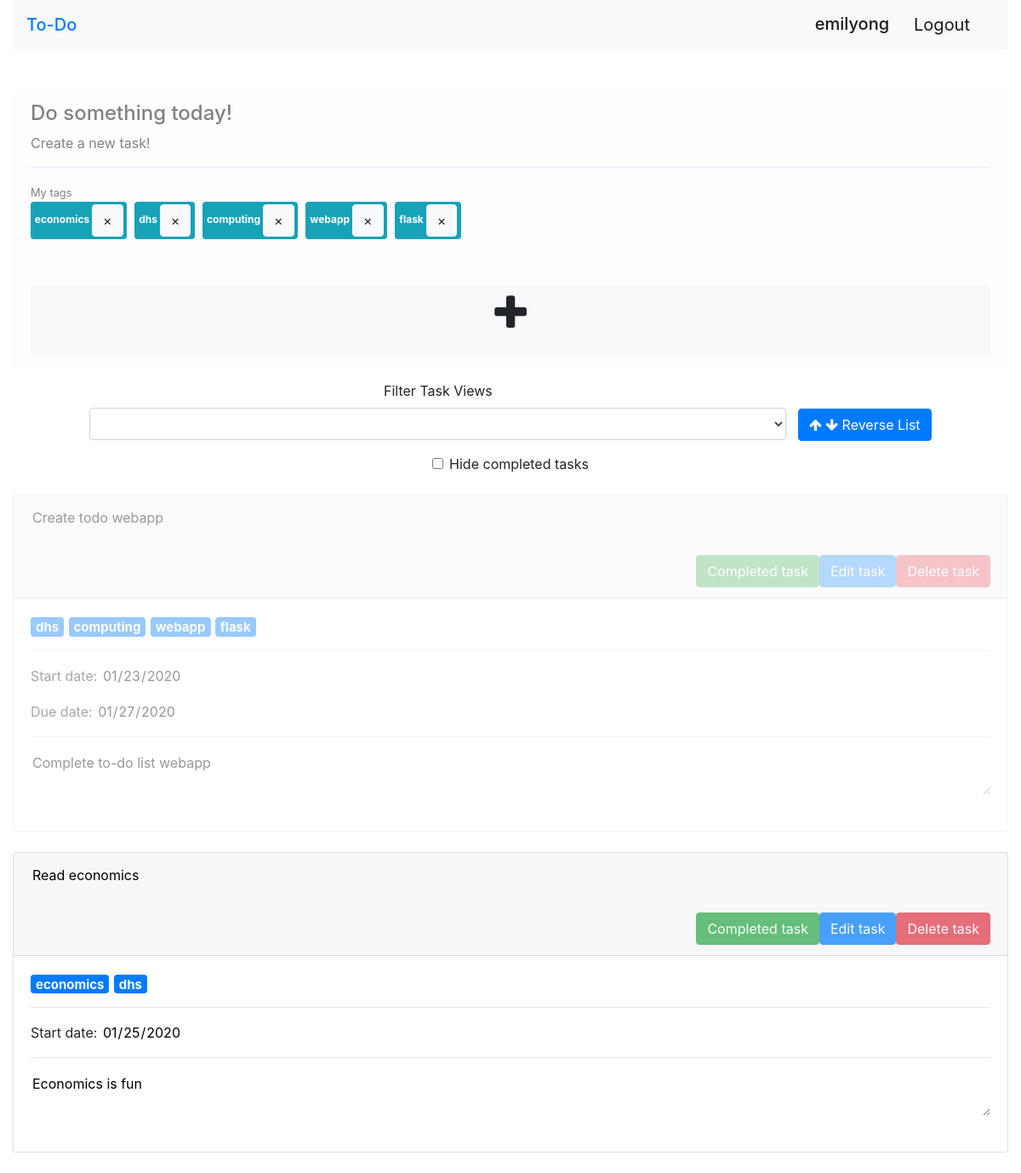
/todo (signed in), run on the app's committed database.
### app.py (models this page shows)
class User (UserMixin, db.Model):
    id = db.Column(db.Integer, primary_key=True)
    username = db.Column(db.String(100), index=True, unique=True)
    email = db.Column(db.String(255), index=True, unique=True)
    password_hash = db.Column(db.String(200))
    todo_items = db.relationship("ToDo", backref="author", lazy="dynamic")
    tag_items = db.relationship("Tags", backref="author", lazy="dynamic")

class Tags (db.Model):
    id = db.Column(db.Integer, primary_key=True)
    tag = db.Column(db.String(100))
    user_id = db.Column(db.Integer, db.ForeignKey("user.id"))

class ToDo (db.Model):
    id = db.Column(db.Integer, primary_key=True)
    title = db.Column(db.String(255), index=True)
    tag = db.Column(db.String(100), index=True)
    body = db.Column(db.Text)
    start_date = db.Column(db.DateTime)
    due_date = db.Column(db.DateTime, index=True)
    completed = db.Column(db.Boolean, default=False, index=True)
    user_id = db.Column(db.Integer, db.ForeignKey("user.id"))

### app.py (the view, shortened to what this page needs)
@app.route("/todo", methods=["GET", "POST"])
def todo():
    if not current_user.is_authenticated:
        return redirect(url_for("index"))
    user_todos = []
    if (session and "filter_views" in session and
        session["filter_views"] != "filter_date_added"):
        filter_view = session["filter_views"]
        user_todos = current_user.todo_items.all()
        if filter_view == "filter_due_date":
            todos_dated = []
            todos_dated_dict = {}
            todos_dated_counter = 0
            todos_undated = []
            for todo in user_todos:
                if todo.due_date:
                    todos_dated.append((todo.due_date, todos_dated_counter))
                    todos_dated_dict[todos_dated_counter] = todo
                    todos_dated_counter += 1
                else:
                    todos_undated.append(todo)
            todos_dated.sort()
            user_todos = []
            for todo in todos_dated:
                user_todos.append(todos_dated_dict[todo[1]])
            for todo in todos_undated:
                user_todos.append(todo)
        else:
            todos_tag = []
            todos_tag_counter = 0
            todos_tag_dict = {}
            for todo in user_todos:
                todos_tag.append((todo.tag.count(","), todos_tag_counter))
                todos_tag_dict[todos_tag_counter] = todo
                todos_tag_counter += 1
            todos_tag.sort()
            user_todos = []
            for todo in todos_tag:
                user_todos.append(todos_tag_dict[todo[1]])
    else:
        user_todos = current_user.todo_items.all()
    todos = []
    for user_todo in user_todos:
        start_date = user_todo.start_date
        due_date = user_todo.due_date
        days_left = ""
        if start_date and due_date:
            today_date = datetime.now()
        if start_date:
            start_date = start_date.strftime("%d/%m/%Y")
        if due_date:
            due_date = due_date.strftime("%d/%m/%Y")
        todo_tag = []
        if len(user_todo.tag) > 0:
            todo_tag = user_todo.tag.split(",")
            count = todo_tag.count("")
            for x in range(count):
                todo_tag.remove("")
        todos.append({"Title": user_todo.title, "Body": user_todo.body,
                      "Tag": todo_tag, "Start date": start_date,
                      "Due date": due_date, "Days left": days_left,
                      "id": user_todo.id, "completed": user_todo.completed})
    user_tags = current_user.tag_items.all()
    tags = []
    for user_tag in user_tags:
        tags.append(user_tag.tag)
    if session and "filter_views" in session:
        filter_view = session["filter_views"]
        session.pop("filter_views")
        if filter_view == "filter_date_added":
            filter_view = "Sort by date added"
        elif filter_view == "filter_due_date":
            filter_view = "Sort by due date"
        else:
            filter_view = "Sort by number of tags"
    else:
        filter_view = ""
    return render_template("todo.html", todos=todos, todos_json=json.dumps(todos), tags=tags,
                            filter_view=filter_view, username=current_user.username)

### app.py (called while the page is built)
@login.user_loader
def load_user(id):
    return User.query.get(int(id))

### templates/todo.html (shortened to what this page needs)
{% extends "template.html" %}
{% block content %}
<div class="alert alert-light" role="alert">
    <h4 class="alert-heading">Do something today!</h4>
    <p>
        Create a new task!
    </p>
    <hr/>
    {% if tags %}
        <small>My tags</small><br>
        {% for tag in tags %}
            <div style="display:inline">
                <span class="badge badge-info"><div style="display:inline">{{tag}}</div>
                    <button class='btn btn-small btn-light tag' onclick="clear_tag(this)">&times</button>
                </span>&nbsp
            </div>
        {% endfor %}
        <br/><br/>
    {% endif %}
    <form method="post"><input type="submit" id="delete_tag" name="delete_tag" value="" style="visibility:hidden;"/></form>
    <p class="mb-0">
        <button type="button" id="add_task" class="btn btn-light btn-lg btn-block"
                data-toggle="modal" data-target="#add_task_modal">
            <i class="fa fa-plus" style="font-size:48px;"></i
        </button>
    </p>
</div>
{% include "todo_page/filter_task_views.html" %}
<br/>
{% include "todo_page/display_task.html" %}
{% endblock content %}

### templates/template.html (shortened to what this page needs)
<!DOCTYPE html>
<html lang="en">
<head>
    <link rel="stylesheet" href="https://cdnjs.cloudflare.com/ajax/libs/font-awesome/4.7.0/css/font-awesome.min.css">
    <link rel="stylesheet" href="https://stackpath.bootstrapcdn.com/bootstrap/4.3.1/css/bootstrap.min.css">
</head>
<body>
    <div class="container-fluid">
        <nav class="navbar navbar-light bg-light">
            <span class="navbar-brand mb-0 h1"><a href="/" style="text-decoration:none;">To-Do</a></span>
            <ul class="nav justify-content-end">
                <span class="navbar-brand mb-0 h1">{{username}}</span>
                <li class="nav-item" style="visibility:hidden;" id="logout_button">
                    <form method="post"><button type="submit" name="logout" class="btn navbar-brand mb-0 h1">Logout</button></form>
                </li>
            </ul>
        </nav>
        <br/><br/>
        {% block content %}
        {% endblock content %}
    </div>
</body>
</html>

### templates/todo_page/filter_task_views.html (shortened to what this page needs)
<center>
  <div style="display:inline-block; width:70%;">
    <form id="filter_form" method="post" onchange="handle_filter();">
      <div class="form-group">
        <label for="filter_views">Filter Task Views</label>
        <select class="form-control" name="filter_views" id="filter_views">
          <option>{{filter_view}}</option>
          <option value="filter_date_added">Sort by date added</option>
        </select>
      </div>
    </form>
  </div>
    <button name="reverse_filter" onclick="filter_reverse();" class="btn btn-primary" style="display:inline-block;">
      <i class="fa fa-arrow-up" aria-hidden="true"></i>
      <i class="fa fa-arrow-down" aria-hidden="true"></i>
      Reverse List
    </button>
    <div class="form-check" style="display:inline-block;">
      <input onchange="hide_completed_tasks();" class="form-check-input" type="checkbox" id="completed_task_checkbox">
      <label class="form-check-label" for="completed_task_checkbox">
        Hide completed tasks
      </label>
    </div>
</center>

### templates/todo_page/display_task.html (shortened to what this page needs)
<div id="todo_list">
  {% for todo in todos %}
    {% set todo_id=todo["id"] %}
    {% set edit_form_id="edit_form_"+(todo_id|string) %}
    <form method="post" id={{edit_form_id}}>
      {% if todo["completed"] %}
        {% set opacity="40%" %}
      {% else %}
        {% set opacity="100%" %}
      {% endif %}
      <div class="card" style="opacity:{{opacity}}">
          <div class="card-header">
              {% set title_id="title_"+(todo_id|string) %}
              <textarea id={{title_id}} name={{title_id}} class="edit_task_data" style="background:transparent; border-style:none; resize:none;" readonly>{{todo["Title"]}}</textarea>
                  {% with delete_modal_id="delete_task_"+(todo['id']|string) %}
                    <div class="delete_task_panel">
                      {% set delete_modal_target="#"+delete_modal_id %}
                      <button type="button" style="float:right; opacity:70%;"
                              class="btn btn-danger" data-toggle="modal" name={{delete_modal_id}}
                              value={{todo_id}} data-target={{delete_modal_target}} onclick="event.preventDefault();return false;">
                          Delete task
                      </button>
                    </div>
                  {% endwith %}
                  <button type="button" style="float:right; opacity:70%;" class="btn btn-primary" value={{todo_id}} onclick="edit_task(this);">Edit task</button>
                  <form method="POST">
                    {% set completed_task_id="completed_task_"+(todo['id']|string) %}
                    <button type="submit" style="float:right; opacity:70%;" class="btn btn-success" value={{todo_id}} name={{completed_task_id}}>Completed task</button>
                  </form>
                  {% set submit_edited_id="submit_edited_"+(todo['id']|string) %}
                  {% set abandon_edited_id="abandon_edited_"+(todo['id']|string) %}
          </div>
          <div class="card-body">
              <h5 class="card-title">
                  {% for tag in todo["Tag"] %}
                      <span class="badge badge-primary">{{tag}}</span>
                  {% endfor %}
              </h5>
              <hr/>
              {% set start_date_id="start_date_"+(todo_id|string) %}
              <p>
                {% if todo["Start date"] != None %}
                  Start date: <input type="date" class="edit_task_data" style="border:none; color:black;" name={{start_date_id}} id={{start_date_id}} readonly/>
                {% else %}
                  <div class="hidden_editable_fields" style="display:none;">
                    Start date: <input type="date" class="edit_task_data" style="border:none; color:black;" name={{start_date_id}} id={{start_date_id}} readonly/>
                  </div>
                {% endif %}
              </p>
              {% set due_date_id="due_date_"+(todo_id|string) %}
              <p>
                {% if todo["Due date"] != None %}
                  Due date: <input type="date" class="edit_task_data" style="border:none; color:black;" name={{due_date_id}} id={{due_date_id}} readonly/>
                {% else %}
                  <div class="hidden_editable_fields" style="display:none;">
                    Due date: <input type="date" class="edit_task_data" style="border:none; color:black;" name={{due_date_id}} id={{due_date_id}} readonly/>
                  </div>
                {% endif %}
                </p>
              <hr/>
              <p class="card-text">
                {% set body_id="body_"+(todo_id|string) %}
                <textarea id={{body_id}} name={{body_id}} class="edit_task_data" style="border-style:none; width:100%;" readonly>{{todo["Body"]}}</textarea>
              </p>
              {% set edit_error="edit_task_error_"+(todo_id|string) %}
           </div>
      </div>
    </form>
    <br/>
  {% endfor %}
</div>

### data on the page
User: username "emilyong"
Tags: tag "economics"
Tags: tag "dhs"
Tags: tag "computing"
Tags: tag "webapp"
Tags: tag "flask"
ToDo: Title "Create todo webapp", {{ todo_id }} 17 (drawn), tag "dhs" "computing" "webapp" "flask", Body "Complete to-do list webapp"
ToDo: Title "Read economics", {{ todo_id }} 18 (drawn), tag "economics" "dhs", Body "Economics is fun"
